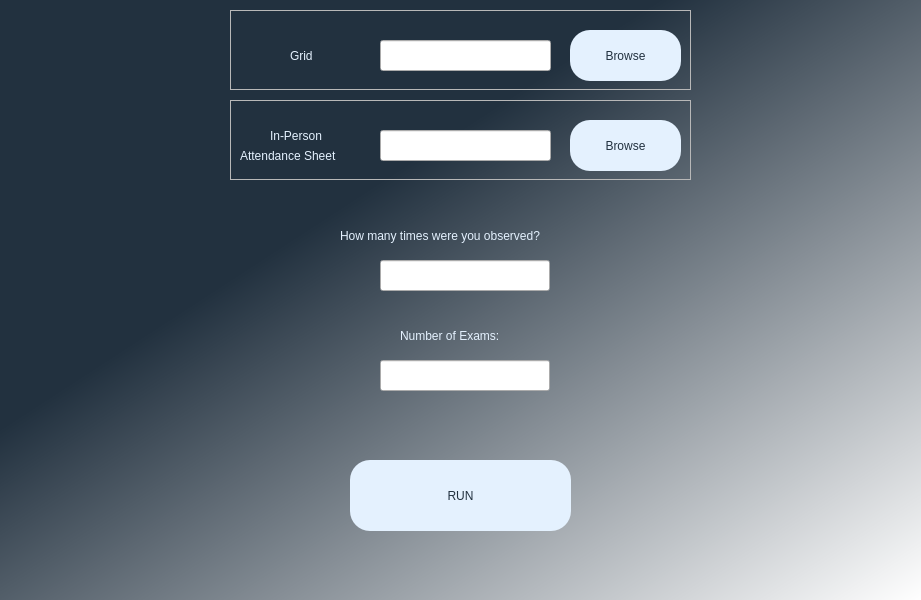
<?xml version="1.0" encoding="UTF-8"?>
<ui version="4.0">
 <class>Dialog</class>
 <widget class="QDialog" name="Dialog">
  <property name="geometry">
   <rect>
    <x>0</x>
    <y>0</y>
    <width>921</width>
    <height>600</height>
   </rect>
  </property>
  <property name="windowTitle">
   <string>Dialog</string>
  </property>
  <widget class="QWidget" name="widget" native="true">
   <property name="geometry">
    <rect>
     <x>0</x>
     <y>0</y>
     <width>921</width>
     <height>600</height>
    </rect>
   </property>
   <property name="styleSheet">
    <string notr="true">QWidget#widget{
background-color:qlineargradient(spread:pad, x1:0, y1:0, x2:1, y2:1, stop:0.357955 rgba(34, 49, 63, 1), stop:1 rgba(255, 255, 255, 255))}</string>
   </property>
   <widget class="QPushButton" name="run_button">
    <property name="geometry">
     <rect>
      <x>350</x>
      <y>460</y>
      <width>221</width>
      <height>71</height>
     </rect>
    </property>
    <property name="styleSheet">
     <string notr="true">border-radius: 20px;
font: 75 30pt &quot;Malgun Gothic&quot;;
color: rgba(34, 49, 63, 1);
background-color:rgba(228, 241, 254, 1);</string>
    </property>
    <property name="text">
     <string>RUN</string>
    </property>
   </widget>
   <widget class="QFrame" name="frame">
    <property name="geometry">
     <rect>
      <x>230</x>
      <y>10</y>
      <width>461</width>
      <height>80</height>
     </rect>
    </property>
    <property name="frameShape">
     <enum>QFrame::StyledPanel</enum>
    </property>
    <property name="frameShadow">
     <enum>QFrame::Raised</enum>
    </property>
    <widget class="QLabel" name="label_3">
     <property name="geometry">
      <rect>
       <x>60</x>
       <y>30</y>
       <width>51</width>
       <height>31</height>
      </rect>
     </property>
     <property name="styleSheet">
      <string notr="true">color: rgba(228, 241, 254, 1);
font: 12pt &quot;Rockwell&quot;;</string>
     </property>
     <property name="text">
      <string>Grid</string>
     </property>
    </widget>
    <widget class="QLineEdit" name="grid_name">
     <property name="geometry">
      <rect>
       <x>150</x>
       <y>30</y>
       <width>171</width>
       <height>31</height>
      </rect>
     </property>
    </widget>
    <widget class="QPushButton" name="grid_browse">
     <property name="geometry">
      <rect>
       <x>340</x>
       <y>20</y>
       <width>111</width>
       <height>51</height>
      </rect>
     </property>
     <property name="styleSheet">
      <string notr="true">border-radius: 20px;
font: 75 12pt &quot;Malgun Gothic&quot;;
color: rgba(34, 49, 63, 1);
background-color:rgba(228, 241, 254, 1);</string>
     </property>
     <property name="text">
      <string>Browse</string>
     </property>
    </widget>
    <widget class="QLabel" name="grid_error">
     <property name="geometry">
      <rect>
       <x>150</x>
       <y>10</y>
       <width>161</width>
       <height>16</height>
      </rect>
     </property>
     <property name="styleSheet">
      <string notr="true">font: 10pt &quot;MS Shell Dlg 2&quot;;
color: rgb(255, 0, 0);</string>
     </property>
     <property name="text">
      <string/>
     </property>
    </widget>
   </widget>
   <widget class="QFrame" name="frame_2">
    <property name="geometry">
     <rect>
      <x>230</x>
      <y>100</y>
      <width>461</width>
      <height>80</height>
     </rect>
    </property>
    <property name="frameShape">
     <enum>QFrame::StyledPanel</enum>
    </property>
    <property name="frameShadow">
     <enum>QFrame::Raised</enum>
    </property>
    <widget class="QLabel" name="label_4">
     <property name="geometry">
      <rect>
       <x>10</x>
       <y>40</y>
       <width>141</width>
       <height>31</height>
      </rect>
     </property>
     <property name="styleSheet">
      <string notr="true">color: rgba(228, 241, 254, 1);
font: 12pt &quot;Rockwell&quot;;</string>
     </property>
     <property name="text">
      <string>Attendance Sheet</string>
     </property>
    </widget>
    <widget class="QLineEdit" name="attendance_sheet_name">
     <property name="geometry">
      <rect>
       <x>150</x>
       <y>30</y>
       <width>171</width>
       <height>31</height>
      </rect>
     </property>
    </widget>
    <widget class="QPushButton" name="attendance_sheet_browse">
     <property name="geometry">
      <rect>
       <x>340</x>
       <y>20</y>
       <width>111</width>
       <height>51</height>
      </rect>
     </property>
     <property name="styleSheet">
      <string notr="true">border-radius: 20px;
font: 75 12pt &quot;Malgun Gothic&quot;;
color: rgba(34, 49, 63, 1);
background-color:rgba(228, 241, 254, 1);</string>
     </property>
     <property name="text">
      <string>Browse</string>
     </property>
    </widget>
    <widget class="QLabel" name="attendance_sheet_error">
     <property name="geometry">
      <rect>
       <x>130</x>
       <y>10</y>
       <width>241</width>
       <height>16</height>
      </rect>
     </property>
     <property name="styleSheet">
      <string notr="true">font: 10pt &quot;MS Shell Dlg 2&quot;;
color: rgb(255, 0, 0);</string>
     </property>
     <property name="text">
      <string/>
     </property>
    </widget>
    <widget class="QLabel" name="label_11">
     <property name="geometry">
      <rect>
       <x>40</x>
       <y>20</y>
       <width>81</width>
       <height>31</height>
      </rect>
     </property>
     <property name="styleSheet">
      <string notr="true">color: rgba(228, 241, 254, 1);
font: 12pt &quot;Rockwell&quot;;</string>
     </property>
     <property name="text">
      <string>In-Person</string>
     </property>
    </widget>
   </widget>
   <widget class="QLabel" name="label_8">
    <property name="geometry">
     <rect>
      <x>340</x>
      <y>220</y>
      <width>281</width>
      <height>31</height>
     </rect>
    </property>
    <property name="styleSheet">
     <string notr="true">color: rgba(228, 241, 254, 1);
font: 12pt &quot;Rockwell&quot;;</string>
    </property>
    <property name="text">
     <string>How many times were you observed?</string>
    </property>
   </widget>
   <widget class="QLineEdit" name="num_observations">
    <property name="geometry">
     <rect>
      <x>380</x>
      <y>260</y>
      <width>170</width>
      <height>31</height>
     </rect>
    </property>
    <property name="text">
     <string/>
    </property>
   </widget>
   <widget class="QLabel" name="label_10">
    <property name="geometry">
     <rect>
      <x>400</x>
      <y>320</y>
      <width>211</width>
      <height>31</height>
     </rect>
    </property>
    <property name="styleSheet">
     <string notr="true">color: rgba(228, 241, 254, 1);
font: 12pt &quot;Rockwell&quot;;</string>
    </property>
    <property name="text">
     <string>Number of Exams:</string>
    </property>
   </widget>
   <widget class="QLineEdit" name="num_exams">
    <property name="geometry">
     <rect>
      <x>380</x>
      <y>360</y>
      <width>170</width>
      <height>31</height>
     </rect>
    </property>
    <property name="text">
     <string/>
    </property>
   </widget>
   <widget class="QLabel" name="error_6">
    <property name="geometry">
     <rect>
      <x>560</x>
      <y>370</y>
      <width>161</width>
      <height>16</height>
     </rect>
    </property>
    <property name="styleSheet">
     <string notr="true">font: 10pt &quot;MS Shell Dlg 2&quot;;
color: rgb(255, 0, 0);</string>
    </property>
    <property name="text">
     <string/>
    </property>
   </widget>
   <widget class="QLabel" name="error_4">
    <property name="geometry">
     <rect>
      <x>570</x>
      <y>270</y>
      <width>161</width>
      <height>16</height>
     </rect>
    </property>
    <property name="styleSheet">
     <string notr="true">font: 10pt &quot;MS Shell Dlg 2&quot;;
color: rgb(255, 0, 0);</string>
    </property>
    <property name="text">
     <string/>
    </property>
   </widget>
  </widget>
 </widget>
 <resources/>
 <connections/>
 <slots>
  <slot>browseSlot()</slot>
 </slots>
</ui>
